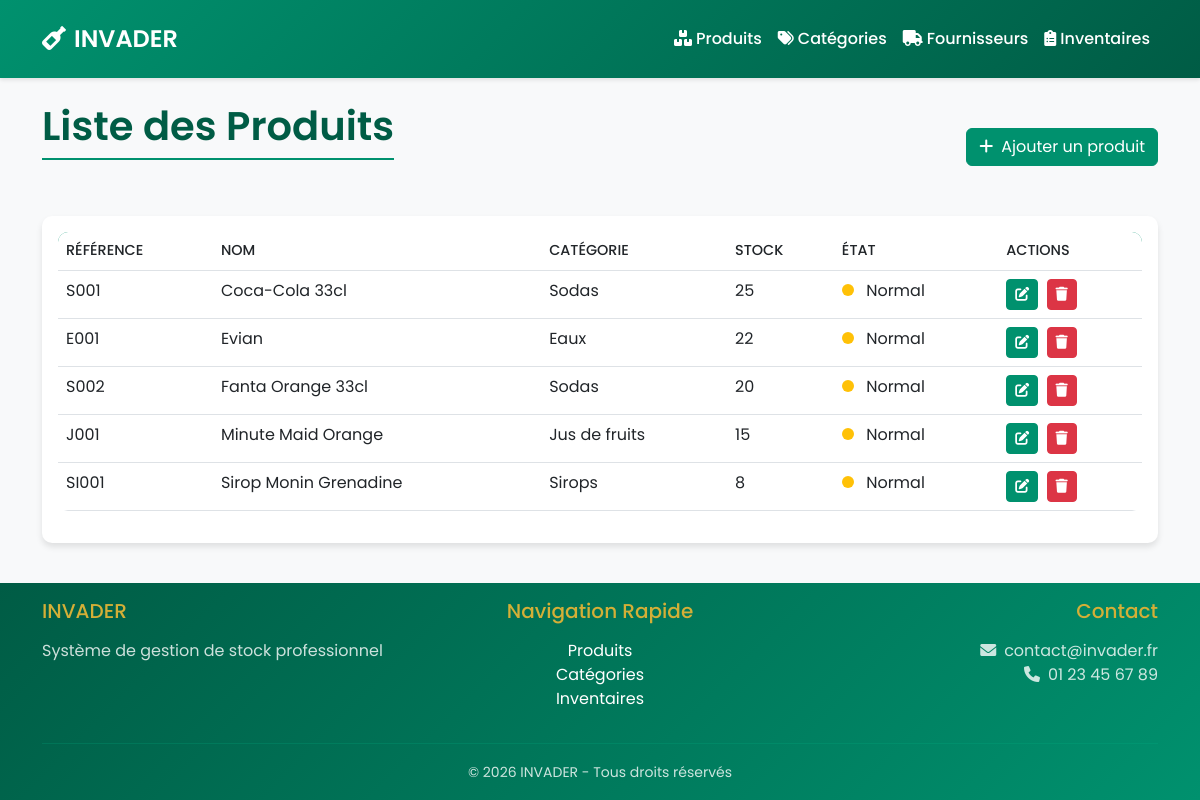
The page /modules/produits/liste.php on the database its author committed.
### tables this page shows
CREATE TABLE produits (
    id_produit INT AUTO_INCREMENT PRIMARY KEY,
    ref_produit VARCHAR(50) UNIQUE,
    nom_produit VARCHAR(100) NOT NULL,
    categorie_id INT DEFAULT NULL,
    conditionnement VARCHAR(50),
    seuil_critique INT DEFAULT 0,
    stock_max INT DEFAULT 0,
    quantite INT DEFAULT 0,
    id_fournisseur INT NOT NULL,
    date_expiration DATE,
    FOREIGN KEY (categorie_id) REFERENCES categories(id_categorie) ON DELETE SET NULL ON UPDATE CASCADE,
    FOREIGN KEY (id_fournisseur) REFERENCES fournisseurs(id_fournisseur) ON DELETE CASCADE ON UPDATE CASCADE
);

CREATE TABLE categories (
    id_categorie INT AUTO_INCREMENT PRIMARY KEY,
    nom_categorie VARCHAR(100) NOT NULL UNIQUE
);

### modules/produits/liste.php (the view, shortened to what this page needs)
<?php
require_once '../../config/database.php';
include_once '../../includes/header.php';
$sql = "SELECT p.*, c.nom_categorie, f.nom_fournisseur
        FROM produits p
        LEFT JOIN categories c ON p.categorie_id = c.id_categorie
        LEFT JOIN fournisseurs f ON p.id_fournisseur = f.id_fournisseur
        ORDER BY p.nom_produit";
try {
    $stmt = $pdo->query($sql);
    $produits = $stmt->fetchAll();
} catch(PDOException $e) {
    $produits = [];
}
?>
<div class="container mt-4">
    <div class="d-flex justify-content-between align-items-center mb-4">
        <h1 class="page-title">Liste des Produits</h1>
        <button type="button" class="btn btn-primary" data-bs-toggle="modal" data-bs-target="#ajoutProduitModal">
            <i class="fas fa-plus me-2"></i>Ajouter un produit
        </button>
    </div>
    <div class="card">
        <div class="card-body">
            <div class="table-responsive">
                <table class="table table-hover">
                    <thead>
                        <tr>
                            <th>Référence</th>
                            <th>Nom</th>
                            <th>Catégorie</th>
                            <th>Stock</th>
                            <th>État</th>
                            <th>Actions</th>
                        </tr>
                    </thead>
                    <tbody>
                        <?php foreach($produits as $produit): ?>
                            <tr>
                                <td><?php echo htmlspecialchars($produit['ref_produit']); ?></td>
                                <td><?php echo htmlspecialchars($produit['nom_produit']); ?></td>
                                <td><?php echo htmlspecialchars($produit['nom_categorie']); ?></td>
                                <td><?php echo $produit['quantite']; ?></td>
                                <td>
                                    <?php
                                    $stockStatus = '';
                                    if ($produit['quantite'] <= $produit['seuil_critique']) {
                                        $stockStatus = 'low';
                                    } elseif ($produit['quantite'] >= $produit['stock_max']) {
                                        $stockStatus = 'high';
                                    } else {
                                        $stockStatus = 'medium';
                                    }
                                    ?>
                                    <span class="stock-status stock-<?php echo $stockStatus; ?>"></span>
                                    <?php
                                    switch($stockStatus) {
                                        case 'medium': echo 'Normal'; break;
                                    }
                                    ?>
                                </td>
                                <td>
                                    <button class="btn btn-sm btn-primary me-1" onclick="editProduit(<?php echo $produit['id_produit']; ?>)">
                                        <i class="fas fa-edit"></i>
                                    </button>
                                    <button class="btn btn-sm btn-danger" onclick="deleteProduit(<?php echo $produit['id_produit']; ?>)">
                                        <i class="fas fa-trash"></i>
                                    </button>
                                </td>
                            </tr>
                        <?php endforeach; ?>
                    </tbody>
                </table>
            </div>
        </div>
    </div>
</div>
<?php include '../../includes/footer.php'; ?>

### assets/css/styles.css (style rules this page uses)
:root { --emerald: #00916e; --emerald-dark: #005c45; --emerald-light: #00b386; --gold: #d4af37; --white: #ffffff; --gray-100: #f8f9fa; --gray-200: #e9ecef; --gray-800: #343a40; --dark: #1a1a1a; }
body { background-color: var(--gray-100); font-family: 'Poppins', sans-serif; }
.card { border: none; border-radius: 10px; box-shadow: 0 4px 6px rgba(0,0,0,0.1); transition: transform 0.3s; }
.btn-primary { background-color: var(--emerald); border-color: var(--emerald); }
.table { background: var(--white); border-radius: 10px; overflow: hidden; }
.table thead { background: var(--emerald); color: var(--white); }
.table th { font-weight: 500; text-transform: uppercase; font-size: 0.9rem; }
.stock-status { width: 12px; height: 12px; border-radius: 50%; display: inline-block; margin-right: 8px; }
.stock-medium { background-color: #ffc107; }
.page-title { color: var(--emerald-dark); font-weight: 600; margin-bottom: 2rem; padding-bottom: 0.5rem; border-bottom: 2px solid var(--emerald); }
body { min-height: 100vh; display: flex; flex-direction: column; margin: 0; }
.container { flex: 1 0 auto; }

### rows shown on the page
produits: ref_produit "S001", nom_produit "Coca-Cola 33cl", categorie.nom_categorie "Sodas", quantite "25", seuil_critique "Normal"
produits: ref_produit "E001", nom_produit "Evian", categorie.nom_categorie "Eaux", quantite "22", seuil_critique "Normal"
produits: ref_produit "S002", nom_produit "Fanta Orange 33cl", categorie.nom_categorie "Sodas", quantite "20", seuil_critique "Normal"
produits: ref_produit "J001", nom_produit "Minute Maid Orange", categorie.nom_categorie "Jus de fruits", quantite "15", seuil_critique "Normal"
produits: ref_produit "SI001", nom_produit "Sirop Monin Grenadine", categorie.nom_categorie "Sirops", quantite "8", seuil_critique "Normal"
